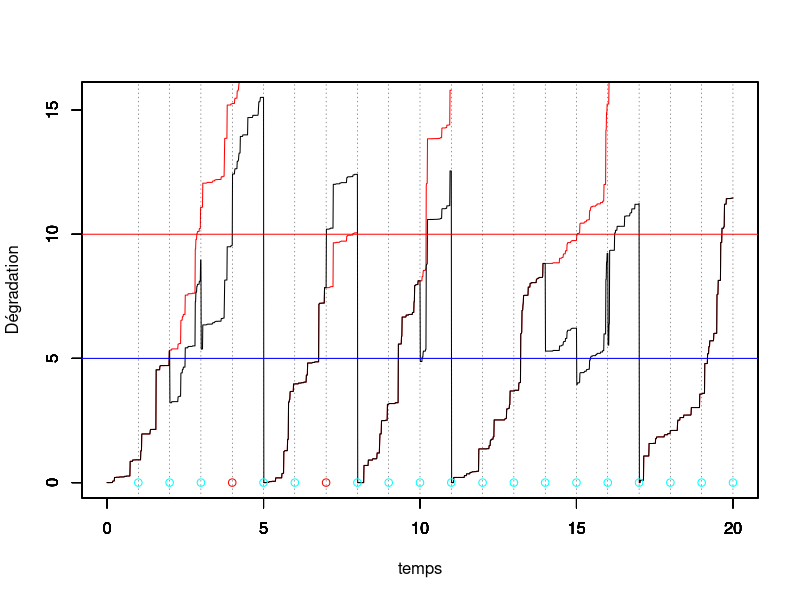
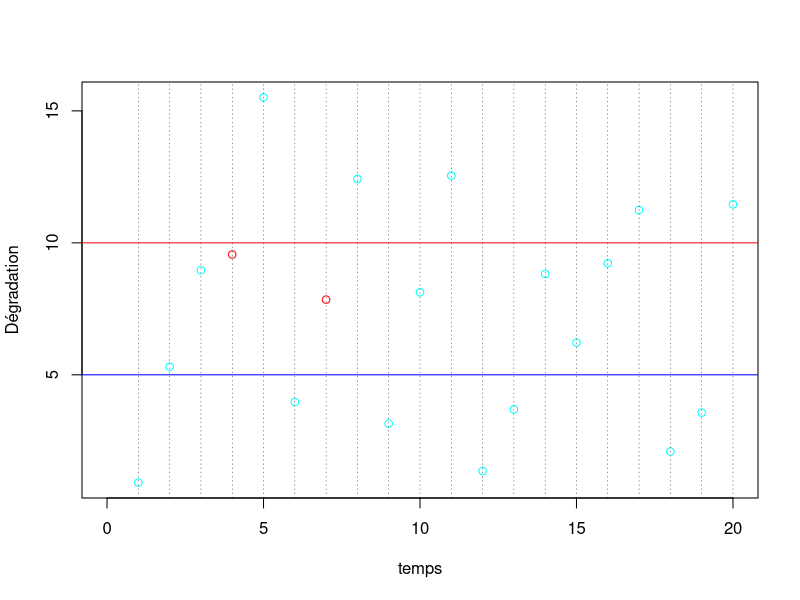

These figures' R source, in order: (Note: this script raises an error after producing the figures.)
#### Programme de simulation lorsqu'on observe uniquement la dégradation juste avant l'inspection
#### avec deux effets de la maintenance :
#### ARD inf avec rho in [0,1] avec proba p
#### ARD inf avec rho' pour les réparations néfastes avec proba 1-p



rm(list=ls())
library(ggplot2)
library(tidyverse)

tau <- 1 # intervalle inter-inspection
rho <- 0.4 # parametre ARDinf pour les maintenances efficaces avec proba p
rho_w <- 0.3 # parametre ARDinf pour les maintenances néfastes avec proba 1-p
p <- 0.8 # proba que la maintenance préventive soit efficace


L <- 5 # seuil pour MP
M <- 10 # seuil pout MC
tps.final <- 20 # fenêtre d'observation du processus

id.newcycle <- FALSE # Initialisation du nb de cycle de renouvellement

#set.seed(123)
# Simulation d'un processus gamma jusqu'au temps final
pas = 0.01 # pas de temps pour simuler le processus

alpha = 2 # paramètre de forme de Gamma a = alpha (t)^beta
beta = 1.2 # paramètre de forme  de Gamma
b=1.5   # paramètre d'échelle du Gamma
temps = seq(from = 0,to = tps.final,by = pas)

theta <-c(alpha,beta,b,rho,rho_w,p)


n=length(temps)

nb.inspections<- floor(tps.final/tau) # nombre d'inspections max pendant la fenêtre d'observation.

temps.insp<-temps[tau/pas*(1:nb.inspections)+1] # temps des inspections (t_i dans le papier)

obs<-numeric(nb.inspections) # données observées (pendant les inspections, à t_j^-)
vect.b<-rep(1,nb.inspections) # données non observées =1 si PM efficace, 0 si worse
Delta.P <-rep(0,nb.inspections) # Données observées = 1 si renouvellement

j<-1 # indicateur prochaine inspection
j.newcycle <- 0 # identifier le j où nouveau cycle
nb.cycles <- 1 # compteur de cycles

x=matrix(nrow=nb.inspections,ncol = n) # processus Gamma simulé, nb.lignes = nb.cycles
x[nb.cycles,1] = 0     # initialisation du processus Gamma = 0 à t=0
for(i in 2:n){
  x[nb.cycles,i] = x[nb.cycles,i-1] + rgamma(1,scale = b, shape = alpha*(temps[i]^beta-temps[i-1]^beta))
}
y=numeric(n) # processus Gamma maintenu
y.tilde=numeric(n) # processus Gamma maintenu
y[1]<-0
y.tilde[1]<-0

while (j<=nb.inspections) {
  # boucle sur un cycle de renouvellement
  if (id.newcycle){
    # on resimule un x depuis 0
    x[nb.cycles,1] = 0     # initialisation du processus Gamma = 0 à t=0
    for(i in 2:n){
      x[nb.cycles,i] = x[nb.cycles,i-1] + rgamma(1,scale = b, shape = alpha*(temps[i]^beta-temps[i-1]^beta))
    }
    id.newcycle <- FALSE
  }
  
  y.tilde[((j-1)*tau/pas+2):(j*(tau/pas)+1)]<-y[((j-1)*tau/pas+2):(j*(tau/pas)+1)]<-y[(j-1)*tau/pas+1]+ x[nb.cycles,((j-j.newcycle-1)*tau/pas+2):((j-j.newcycle)*(tau/pas)+1)]- x[nb.cycles,(j-j.newcycle-1)*tau/pas+1]
  
  obs[j]<-y[j*tau/pas+1] # état dégradation à l'inspection (t_j^-)
  
  if (obs[j] < L) {
    print("no action")
  } else {
    if (obs[j]<M) {
      u<-runif(1)
      if (u>p) vect.b[j]<-0
      ifelse(u<=p,y[j*tau/pas+1]<-(1-rho)*y[j*tau/pas+1],y[j*tau/pas+1]<-(1+rho_w)*y[j*tau/pas+1])
       # on écrase (ARD infini)
    } else {
      y[j*tau/pas+1]<-0
      id.newcycle <- TRUE
      j.newcycle <- j
      nb.cycles <- nb.cycles+1
      Delta.P[j]<-1
    }
  }
  j<-j+1
}

vect.u <- (obs<M)*(obs>L) # indicatrice u_i


#df <- data.frame(temps,x,y)
#mygraph <- ggplot(df,aes(x = temps)) +  
#  geom_line(aes(y = y), color = "darkred") +
#  geom_line(aes(y = x), color="steelblue", linetype="twodash") +
#  geom_abline(slope = 0,intercept = L,color="blue") +
#  geom_abline(slope = 0,intercept = M,color="red")


temps.cycle<-c(0,tau*which(obs>M),tps.final)
indice.temps.cycle <- c(1,tau/pas*(which(obs>M))+1,length(temps))


for (k in 1:nb.cycles){
  plot(temps[indice.temps.cycle[k]:indice.temps.cycle[k+1]],x[k,1:(indice.temps.cycle[k+1]-indice.temps.cycle[k]+1)],col="red",type="l",ylim = c(0,max(y.tilde)),xlim = c(0,tps.final),xlab="",ylab="")
  par(new=T)
}

plot(temps,y.tilde,type="l",ylim=c(0,max(y.tilde)),xlim = c(0,tps.final),ylab="",xlab="")


par(new=T)
vect.b.fact <- factor(vect.b)
mescouleurs <- rainbow(length(levels(vect.b.fact)))
plot(tau*(1:nb.inspections),numeric(length = nb.inspections),ylim=c(0,max(y.tilde)),type="p",xlim = c(0,tps.final),xlab = "temps",ylab="Dégradation",col=mescouleurs[vect.b.fact])
abline(h=L,col="blue")
abline(h=M,col="red")
abline(v=tau*(1:nb.inspections), lty =3, col = grey(0.1), lwd = 0.45)

vect.b.fact <- factor(vect.b)
mescouleurs <- rainbow(length(levels(vect.b.fact)))
plot(1:nb.inspections,obs,type="p",xlim = c(0,tps.final),xlab = "temps",ylab="Dégradation",col=mescouleurs[vect.b.fact])
abline(h=L,col="blue")
abline(h=M,col="red")
abline(v=tau*(1:nb.inspections), lty =3, col = grey(0.1), lwd = 0.45)
abline(v=81)




#abline(v = tau*(1:nb.inspection))

#####################################
############## Algo EM ##############
#####################################

# initialisation des paramètres
K<- 50

hat.theta<-matrix(nrow=K+1,ncol=6)
#hat.theta[1,] <- c(1.2,1.1,1.5,0.2,0.2,0.5) # (alpha,beta,b,rho,rho^\prime,p)
hat.theta[1,] <- theta

# On ne définit les p.tildes[i] que lorsque u_{i-1}=1 
ind.u<-which(vect.u[1:(nb.inspections-1)]==1)

# Indice intervenant dans les sommes (i.e tel que u_{i-1}=1)
ind.i.u<-rep(0,nb.inspections)
ind.i.u[ind.u+1] <- 1

# indice i lorsque Delta_{i-1}=1
ind.Delta<-which(Delta.P==1)

ind.i.Delta<-rep(0,nb.inspections)
ind.i.Delta[ind.Delta+1] <- 1

#Définition des y_{t_{i-1}}
obs.pre<-c(0,obs[1:(nb.inspections-1)])*(1-ind.i.Delta)

temps.insp.pre <- c(0,temps.insp[1:(nb.inspections-1)])

data <- data.frame(temps.insp,temps.insp.pre,obs,obs.pre,vect.u,vect.b,ind.i.u,Delta.P,ind.i.Delta)



data1 <- filter(data,ind.i.u==1) # On ne garde que les y_i tq u_{i-1}=1
#data0 <- filter(data,ind.i.u==0)

delta <- hat.theta[1,1]*(data$temps.insp^hat.theta[1,2]-data$temps.insp.pre^hat.theta[1,2])



  
#p.tilde <- (hat.theta[1,6]*dgamma(obs-(1-c(0,Delta.P[1:(nb.inspections-1)]))*(1-hat.theta[1,4])^(c(0,vect.u[1:(nb.inspections-1)]))*c(0,obs[1:(nb.inspections-1)]),delta,rate=hat.theta[1,3]))/(hat.theta[1,6]*dgamma(obs-(1-c(0,Delta.P[1:(nb.inspections-1)]))*(1-hat.theta[1,4])^(c(0,vect.u[1:(nb.inspections-1)]))*c(0,obs[1:(nb.inspections-1)]),delta,rate=hat.theta[1,3])+(1-hat.theta[1,6])*dgamma(obs-(1-c(0,Delta.P[(nb.inspections-1)]))*(1+hat.theta[1,5])^(c(0,vect.u[1:(nb.inspections-1)]))*c(0,obs[1:(nb.inspections-1)]),delta,rate=hat.theta[1,3]))

# p.tilde uniquement défini lorsque u_{i-1}=1

p.tilde <- ifelse(data1$obs/data1$obs.pre<=1,1,(hat.theta[1,6]*dgamma(data$obs[ind.i.u==1]-(1-hat.theta[1,4])*data$obs.pre[ind.i.u==1],delta[ind.i.u==1],rate=hat.theta[1,3]))/(hat.theta[1,6]*dgamma(data$obs[ind.i.u==1]-(1-hat.theta[1,4])*data$obs.pre[ind.i.u==1],delta[ind.i.u==1],rate=hat.theta[1,3])+(1-hat.theta[1,6])*dgamma(data$obs[ind.i.u==1]-(1+hat.theta[1,5])*data$obs.pre[ind.i.u==1],delta[ind.i.u==1],rate=hat.theta[1,3])))



data.temp<-data.frame(data1,p.tilde)
data1.rhow<-filter(data.temp,p.tilde<1)

# Définition de la borne inf pour rho
lower.rho <- max(1-data1$obs/data1$obs.pre)

# Définition de la borne sup pour rhow en enlevant les cas où p.tilde = 1
upper.rhow <- min(data1.rhow$obs/data1.rhow$obs.pre-1)




#data1.rho<-filter(data1,comp.p.tilde>0)

# forcer les p.tilde = 1 lorsque y_i/y_{i-1}<1 !

# p.tilde[which(data1$obs/data1$obs.pre<=1)] <- 1

for (k in 2:(K+1)){
  hat.theta[k,6]<-mean(p.tilde) # mise à jour de p
  # Calcul des delta_i
  num.b<-sum(hat.theta[k-1,1]*(temps.insp^hat.theta[k-1,2]-(c(0,temps.insp[1:(nb.inspections-1)]))^hat.theta[k-1,2]))
  
  det.b.1 <- sum(data$obs[ind.i.u==0]-data$obs.pre[ind.i.u==0])
  det.b.2 <- sum(p.tilde*(data$obs[ind.i.u==1]-(1-hat.theta[k-1,4])*data$obs.pre[ind.i.u==1])+(1-p.tilde)*(data$obs[ind.i.u==1]-(1+hat.theta[k-1,5])*data$obs.pre[ind.i.u==1]))
 
  det.b<-det.b.1+det.b.2  
  hat.theta[k,3]<-num.b/det.b # mise à jour de b
  
  # Pour la mise à jour de rho et rho_w, on utilise optim car uniroot ne marche pas... 
  # En effet, plusieurs valeurs annulent la dérivée...
  
  f.rho <- Vectorize(function(x){
    y.rho <- data$obs[ind.i.u==1] - (1-x)*data$obs.pre[ind.i.u==1]
     
    logy.rho<-ifelse(y.rho<=0,-1e8,log(y.rho))
    
    return(-hat.theta[k,3]*sum(p.tilde*y.rho)+sum(p.tilde*(delta[ind.i.u==1]-1)*logy.rho))
  })
  hat.theta[k,4]<-optimize(f.rho,c(lower.rho,1),maximum = T)$maximum
  
  f.rhow <- Vectorize(function(x){
    
    # UNE COUILLE ICI 
    # cond <- (p.tilde < 1) & (ind.i.u == 1)
    delta.rhow <- hat.theta[k-1,1]*(data1.rhow$temps.insp^hat.theta[k-1,2]-data1.rhow$temps.insp.pre^hat.theta[k-1,2])
    # 
    y.rhow <-data1.rhow$obs - (1+x)*data1.rhow$obs.pre
    # logy.rhow<-ifelse(y.rhow<=0,-Inf,log(y.rhow))
    logy.rhow<-ifelse(y.rhow<=0,-1e8,log(y.rhow))
    return(-hat.theta[k,3]*sum((1-data1.rhow$p.tilde)*y.rhow)+sum((1-data1.rhow$p.tilde)*(delta.rhow-1)*logy.rhow))
  })
  
  
  hat.theta[k,5]<-optimize(f.rhow,c(0,upper.rhow),maximum = T)$maximum
  
  # Mise à jour de alpha et beta
  
  y.u.0 <- data$obs[ind.i.u==0]-(1-Delta.P[ind.i.u==0])*data$obs.pre[ind.i.u==0]
  y.rho  <- data$obs[ind.i.u==1]-(1-hat.theta[k,4])*data$obs.pre[ind.i.u==1]
  y.rhow <- data$obs[ind.i.u==1]-(1+hat.theta[k,5])*data$obs.pre[ind.i.u==1]
  logy.u.O <- ifelse(y.u.0<=0,-1e8,log(y.u.0))
  logy.rho<-ifelse(y.rho<=0,-1e8,log(y.rho))
  logy.rhow<-ifelse(y.rhow<=0,-1e8,log(y.rhow))
  
  
  f.ab <- function(x){
    delta.u.0 <- x[1]*(data$temps.insp[ind.i.u==0]^x[2]-data$temps.insp.pre[ind.i.u==0]^x[2])
    delta.u.1 <- x[1]*(data$temps.insp[ind.i.u==1]^x[2]-data$temps.insp.pre[ind.i.u==1]^x[2])
    delta.n   <- x[1]*(data$temps.insp^x[2]-data$temps.insp.pre^x[2]) # tous les delta_i
  
    return(sum(delta.n)*log(hat.theta[k,3])-sum(log(gamma(delta.n)))+sum((delta.u.0-1)*logy.u.O)+sum(p.tilde*(delta.u.1-1)*logy.rho+(1-p.tilde)*(delta.u.1-1)*ifelse(p.tilde==1,0,logy.rhow)))
  }
  hat.theta[k,1:2]<-optim(hat.theta[k-1,1:2],f.ab,control=list(fnscale=-1))$par
  
  
  
  # Mise à jour des delta.i
  delta <- hat.theta[k,1]*(data$temps.insp^hat.theta[k,2]-data$temps.insp.pre^hat.theta[k,2])
  
  # Mise à jour des p.tilde
  p.tilde <- ifelse(data1$obs/data1$obs.pre<=1,1,(hat.theta[k,6]*dgamma(data$obs[ind.i.u==1]-(1-hat.theta[k,4])*data$obs.pre[ind.i.u==1],delta[ind.i.u==1],rate=hat.theta[k,3]))/(hat.theta[k,6]*dgamma(data$obs[ind.i.u==1]-(1-hat.theta[k,4])*data$obs.pre[ind.i.u==1],delta[ind.i.u==1],rate=hat.theta[k,3])+(1-hat.theta[k,6])*dgamma(data$obs[ind.i.u==1]-(1+hat.theta[k,5])*data$obs.pre[ind.i.u==1],delta[ind.i.u==1],rate=hat.theta[k,3])))
  
  
  data.temp <- data.frame(data1,p.tilde)
  data1.rhow <- filter(data.temp,p.tilde<1)
  upper.rhow <- min(data1.rhow$obs/data1.rhow$obs.pre-1)
  
  
  print(paste("la valeur de alpha à l'étape ",k," est : ",hat.theta[k,1]))
  print(paste("la valeur de beta à l'étape ",k," est : ",hat.theta[k,2]))
  print(paste("la valeur de b à l'étape ",k," est : ",hat.theta[k,3]))
  print(paste("la valeur de rho à l'étape ",k," est : ",hat.theta[k,4]))
  print(paste("la valeur de rho_w à l'étape ",k," est : ",hat.theta[k,5]))
  print(paste("la valeur de p à l'étape ",k," est : ",hat.theta[k,6]))
  print("==============================================================")
}

# Identifier les p.tildes <1
ind.poor.maintenance <- which(data1$vect.b==0)

# Maintenance où yappartient à [L,M]
cbind(temps.insp[ind.u],vect.b[ind.u],1-p.tilde)

# PLOT 
par(mfrow = c(2, 3))
plot(hat.theta[, 1], type = "l", lwd = 2, ylim = c(0,2*alpha),xlab="k",ylab="alpha")
abline(h = alpha, col = "red", lwd = 2)^
plot(hat.theta[, 2], type = "l", lwd = 2, ylim = c(0,2*beta),xlab="k",ylab="beta")
abline(h = beta, col = "red", lwd = 2)
plot(hat.theta[, 3], type = "l", lwd = 2, ylim = c(0,2*b),xlab="k",ylab="b")
abline(h = b, col = "red", lwd = 2)
plot(hat.theta[, 4], type = "l", lwd = 2, ylim = c(0,1),xlab="k",ylab="rho")
abline(h = rho, col = "red", lwd = 2)
plot(hat.theta[, 5], type = "l", lwd = 2, ylim = c(0,1),xlab="k",ylab="rho_w")
abline(h = rho_w, col = "red", lwd = 2)
plot(hat.theta[, 6], type = "l", lwd = 2, ylim = c(0,1),xlab="k",ylab="p")
abline(h = p, col = "red", lwd = 2)
